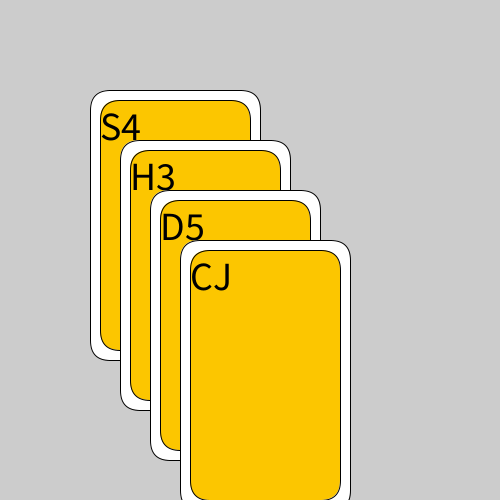
Frame 1 (no input)
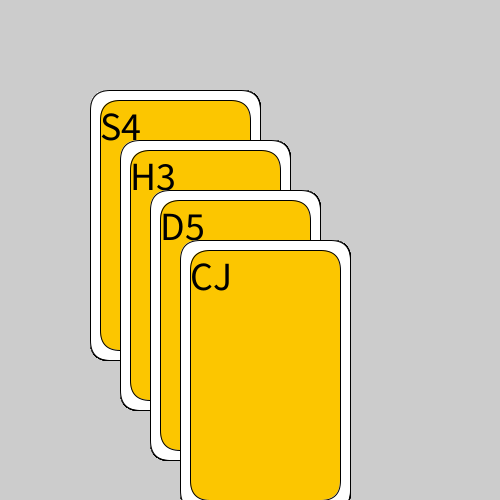
Frame 60 (the mouse pressed at the canvas centre just before this capture)
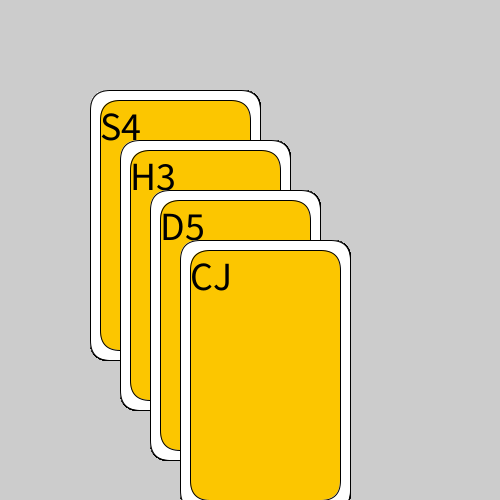
Frame 120 (the mouse held since frame 60 and released just before this capture)

The Processing sketch that drew these frames (run headless with seeded random() and noise(); from frame 60 on, the mouse is pressed at the canvas centre):

// Processing sketch: week02_3_poker
// ── week02_3_poker.pde
void setup()
{
  size(500,500);
}
int W=20;
void draw()
{
  drawPokerCard(100,100,"S4");
  drawPokerCard(130,150,"H3");
  drawPokerCard(160,200,"D5");
  drawPokerCard(190,250,"CJ");
}
void drawPokerCard(int x,int y,String face)
{
  fill(255);
  rect(x-W/2,y-W/2, 150+W,250+W, 20);
  fill(#FCC600);
  rect(x,y, 150,250, 20);//弧度
  
  fill(0);
  textSize(40);
  text(face,x,y+40);
}
